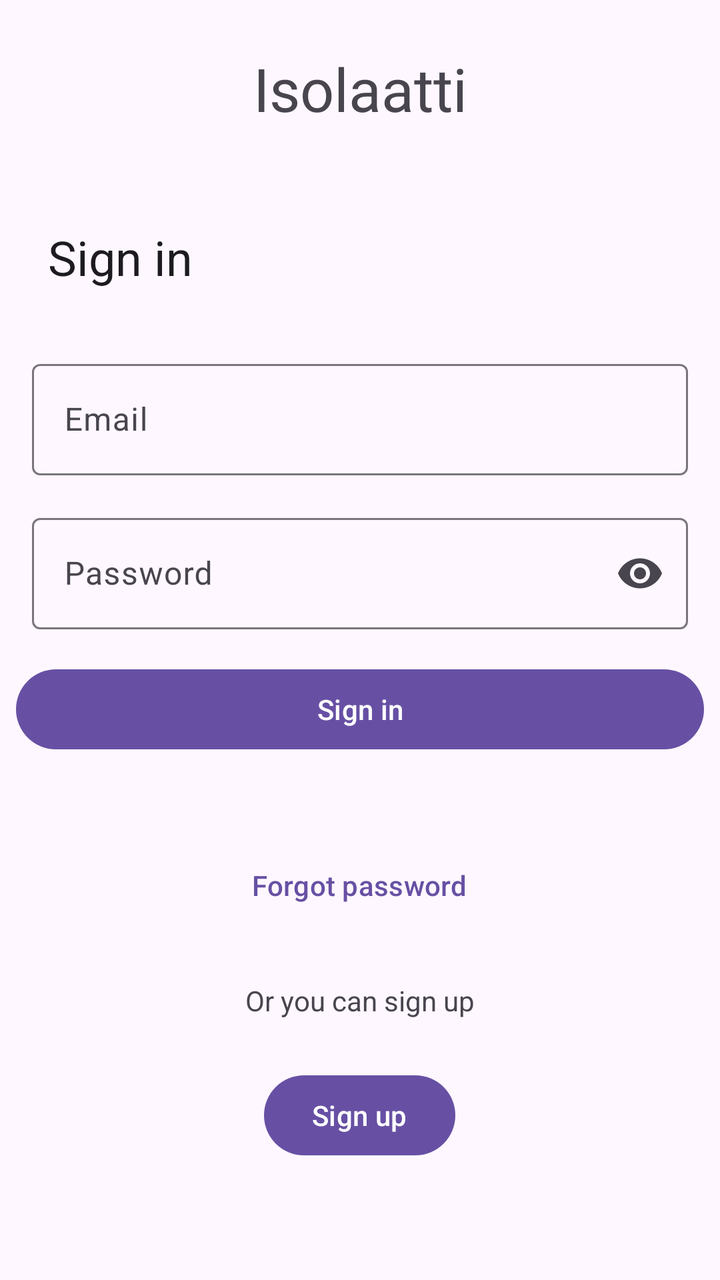
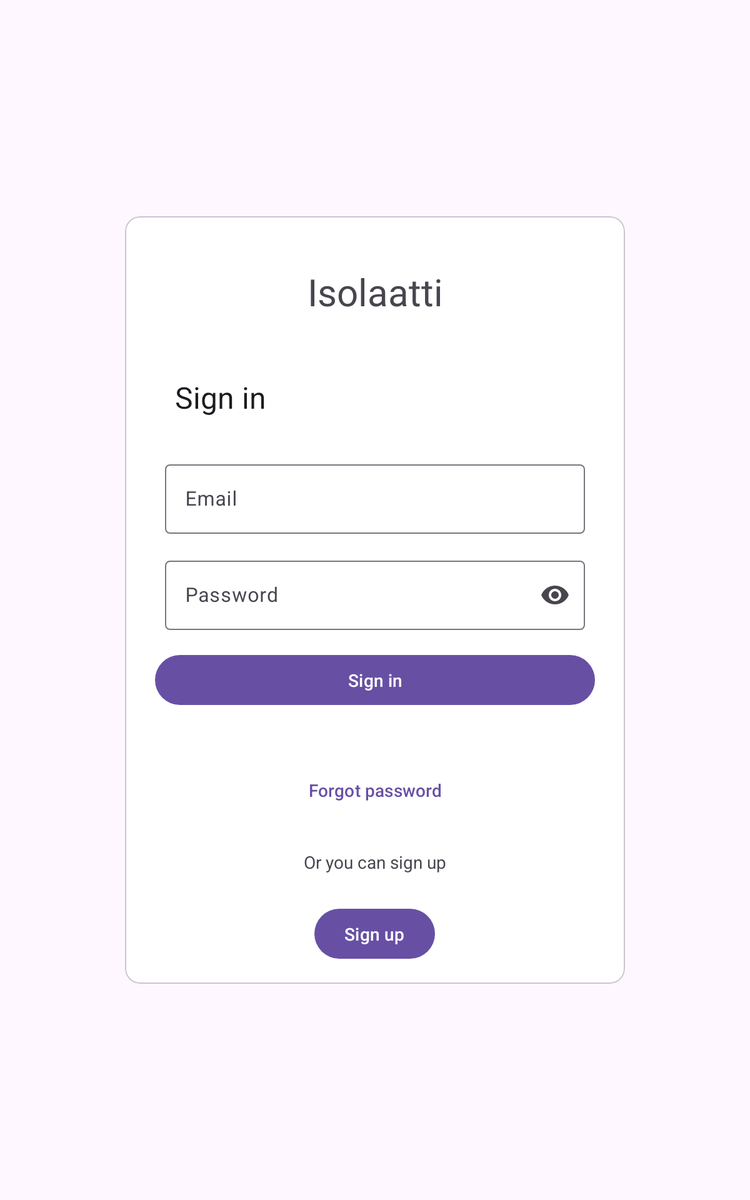

The same Android screen from two of the app's own layout files: first res/layout/ as a phone draws it, then the repository's variant for another configuration, drawn on a device whose configuration selects that folder. Both files follow.
<!-- AndroidManifest.xml: activity theme Theme.Isolaatti -->
<!-- res/layout/activity_login.xml -->
<?xml version="1.0" encoding="utf-8"?>
<FrameLayout xmlns:app="http://schemas.android.com/apk/res-auto"
    android:layout_width="match_parent"
    android:layout_height="match_parent"
    xmlns:android="http://schemas.android.com/apk/res/android">

    <ProgressBar
        android:id="@+id/progressBar"
        style="?android:attr/progressBarStyle"
        android:layout_width="wrap_content"
        android:layout_height="wrap_content"
        android:layout_gravity="center"
        android:translationZ="10dp"
        android:visibility="gone" />

    <ScrollView
        android:layout_width="match_parent"
        android:layout_height="match_parent">
        <LinearLayout
            android:orientation="vertical"
            android:layout_width="match_parent"
            android:layout_height="wrap_content">

            <TextView
                android:layout_width="match_parent"
                android:layout_height="wrap_content"
                android:layout_margin="24dp"
                android:text="@string/app_name"
                android:textAlignment="center"
                style="@style/toolbar_text" />

            <TextView
                android:layout_width="match_parent"
                android:layout_height="wrap_content"
                android:textAppearance="?attr/textAppearanceHeadlineSmall"
                android:layout_margin="24dp"
                android:text="@string/sign_in"/>

            <com.google.android.material.textfield.TextInputLayout
                android:id="@+id/textFieldEmail"
                android:layout_width="match_parent"
                android:layout_height="wrap_content"
                android:layout_marginHorizontal="16dp"
                android:layout_marginVertical="8dp"
                android:hint="@string/email">

                <com.google.android.material.textfield.TextInputEditText
                    android:layout_width="match_parent"
                    android:layout_height="wrap_content"
                    android:inputType="textEmailAddress"
                    />

            </com.google.android.material.textfield.TextInputLayout>

            <com.google.android.material.textfield.TextInputLayout
                android:id="@+id/textFieldPassword"
                android:layout_width="match_parent"
                android:layout_height="wrap_content"
                android:layout_marginHorizontal="16dp"
                android:layout_marginVertical="8dp"
                app:endIconMode="password_toggle"
                android:hint="@string/password">

                <com.google.android.material.textfield.TextInputEditText
                    android:layout_width="match_parent"
                    android:layout_height="wrap_content"
                    android:inputType="textPassword"
                    />

            </com.google.android.material.textfield.TextInputLayout>

            <Button
                android:id="@+id/sign_in_btn"
                android:layout_width="match_parent"
                android:layout_height="wrap_content"
                android:text="@string/sign_in"
                android:layout_margin="8dp"/>

            <Button
                android:id="@+id/forgot_password_btn"
                android:layout_width="wrap_content"
                android:layout_height="wrap_content"
                android:layout_marginTop="32dp"
                android:layout_gravity="center_horizontal"
                android:text="@string/forgot_password"
                style="@style/Widget.Material3.Button.TextButton"/>

            <TextView
                android:layout_width="wrap_content"
                android:layout_height="wrap_content"
                android:text="@string/or_you_can_sign_up"
                android:layout_gravity="center_horizontal"
                android:layout_marginTop="24dp"/>

            <Button
                android:id="@+id/sign_up_btn"
                android:layout_width="wrap_content"
                android:layout_height="wrap_content"
                android:layout_gravity="center_horizontal"
                android:layout_marginTop="24dp"
                android:text="@string/sign_up"/>

        </LinearLayout>
    </ScrollView>
</FrameLayout>
<!-- resources referenced by this layout -->
<resources>
  <string name="app_name">Isolaatti</string>
  <string name="email">Email</string>
  <string name="forgot_password">Forgot password</string>
  <string name="or_you_can_sign_up">Or you can sign up</string>
  <string name="password">Password</string>
  <string name="sign_in">Sign in</string>
  <string name="sign_up">Sign up</string>
  <style name="toolbar_text">
  
          <item name="android:fontFamily">@font/zen_dots_regular</item>
          <item name="android:textSize">30sp</item>
  
      </style>
  <style name="Theme.Isolaatti" parent="Theme.Material3.DayNight.NoActionBar">
          <item name="android:colorPrimary">@color/purple</item>
          <item name="colorSurface">@color/surface</item>
          <item name="colorOnSurface">@color/on_surface</item>
          <item name="android:statusBarColor">@color/purple</item>
      </style>
  <color name="purple">#4d3b68</color>
  <color name="surface">@color/design_default_color_background</color>
  <color name="on_surface">#000000</color>
</resources>
<!-- res/layout-sw600dp/activity_login.xml (the repository's variant of the layout above) -->
<!-- drawn on a 7-inch tablet held upright -->
<?xml version="1.0" encoding="utf-8"?>
<FrameLayout xmlns:app="http://schemas.android.com/apk/res-auto"
    android:layout_width="match_parent"
    android:layout_height="match_parent"
    xmlns:android="http://schemas.android.com/apk/res/android">

    <ProgressBar
        android:id="@+id/progressBar"
        style="?android:attr/progressBarStyle"
        android:layout_width="wrap_content"
        android:layout_height="wrap_content"
        android:layout_gravity="center"
        android:translationZ="10dp"
        android:visibility="gone" />
    <ScrollView
        android:layout_width="match_parent"
        android:layout_height="match_parent">
    <com.google.android.material.card.MaterialCardView
        android:layout_width="400dp"
        android:layout_height="wrap_content"
        android:layout_gravity="center">
        <LinearLayout
            android:orientation="vertical"
            android:layout_width="match_parent"
            android:layout_height="wrap_content"
            android:layout_margin="16dp">

            <TextView
                android:layout_width="match_parent"
                android:layout_height="wrap_content"
                android:layout_margin="24dp"
                android:text="@string/app_name"
                android:textAlignment="center"
                style="@style/toolbar_text" />

            <TextView
                android:layout_width="match_parent"
                android:layout_height="wrap_content"
                android:textAppearance="?attr/textAppearanceHeadlineSmall"
                android:layout_margin="24dp"
                android:text="@string/sign_in"/>

            <com.google.android.material.textfield.TextInputLayout
                android:id="@+id/textFieldEmail"
                android:layout_width="match_parent"
                android:layout_height="wrap_content"
                android:layout_marginHorizontal="16dp"
                android:layout_marginVertical="8dp"
                android:hint="@string/email">

                <com.google.android.material.textfield.TextInputEditText
                    android:layout_width="match_parent"
                    android:layout_height="wrap_content"
                    android:inputType="textEmailAddress"
                    />

            </com.google.android.material.textfield.TextInputLayout>

            <com.google.android.material.textfield.TextInputLayout
                android:id="@+id/textFieldPassword"
                android:layout_width="match_parent"
                android:layout_height="wrap_content"
                android:layout_marginHorizontal="16dp"
                android:layout_marginVertical="8dp"
                app:endIconMode="password_toggle"
                android:hint="@string/password">

                <com.google.android.material.textfield.TextInputEditText
                    android:layout_width="match_parent"
                    android:layout_height="wrap_content"
                    android:inputType="textPassword"
                    />

            </com.google.android.material.textfield.TextInputLayout>

            <Button
                android:id="@+id/sign_in_btn"
                android:layout_width="match_parent"
                android:layout_height="wrap_content"
                android:text="@string/sign_in"
                android:layout_margin="8dp"/>

            <Button
                android:id="@+id/forgot_password_btn"
                android:layout_width="wrap_content"
                android:layout_height="wrap_content"
                android:layout_marginTop="32dp"
                android:layout_gravity="center_horizontal"
                android:text="@string/forgot_password"
                style="@style/Widget.Material3.Button.TextButton"/>

            <TextView
                android:layout_width="wrap_content"
                android:layout_height="wrap_content"
                android:text="@string/or_you_can_sign_up"
                android:layout_gravity="center_horizontal"
                android:layout_marginTop="24dp"/>

            <Button
                android:id="@+id/sign_up_btn"
                android:layout_width="wrap_content"
                android:layout_height="wrap_content"
                android:layout_gravity="center_horizontal"
                android:layout_marginTop="24dp"
                android:text="@string/sign_up"/>

        </LinearLayout>

    </com.google.android.material.card.MaterialCardView>
    </ScrollView>
</FrameLayout>
